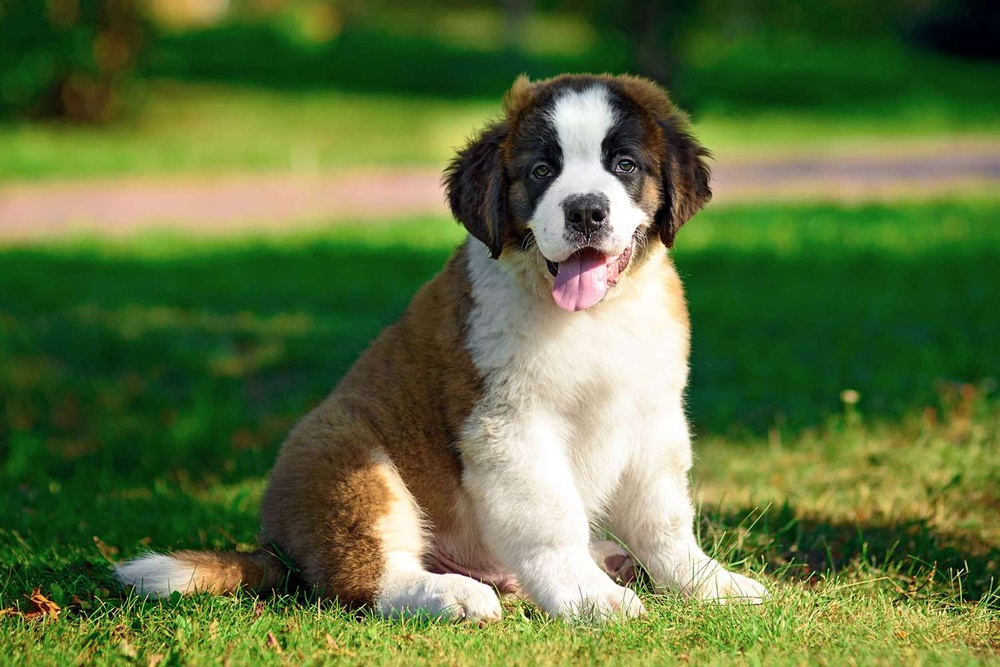
#> input picture cwiczenia_01_04_2025/puppy.jpg, 1000 x 667 px, shrunk from 1500 x 1000 before the run
$ python zadanie2.py
#> lines starting #> are read from the running program, lines starting #| are printed output that depends on the picture
import cv2

image = cv2.imread(r"puppy.jpg")
#> image is the input picture: shape (667, 1000, 3); mean B, G, R 62.7, 114.3, 94.4
cv2.imshow("Original", image)

flipped_vertical = cv2.flip(image,0)
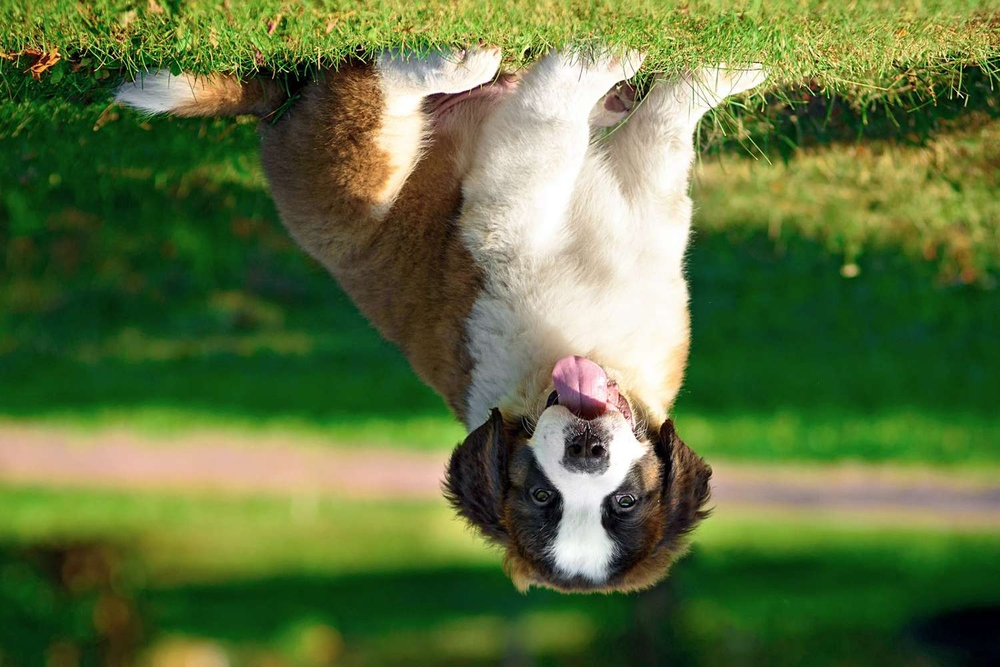
#> flipped_vertical: shape (667, 1000, 3); mean B, G, R 62.7, 114.3, 94.4
cv2.imshow("Flipped", flipped_vertical)

cv2.waitKey(0)
cv2.destroyAllWindows()
